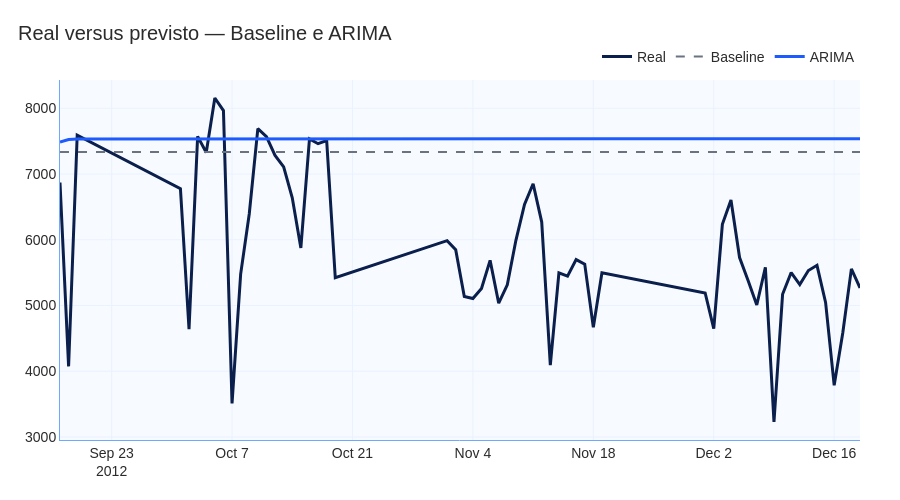

Here is the notebook cell this chart was saved with:
### Markdown cell above
### 05.10 Visualizar real versus previsto

### Code cell
fig = go.Figure()

fig.add_trace(
    go.Scatter(
        x=teste["data_hora"],
        y=teste["demanda"],
        mode="lines",
        name="Real",
        line=dict(color=CORES["azul_escuro"], width=3)
    )
)

fig.add_trace(
    go.Scatter(
        x=teste["data_hora"],
        y=teste["previsao_baseline"],
        mode="lines",
        name="Baseline",
        line=dict(color=CORES["cinza_suave"], width=2, dash="dash")
    )
)

fig.add_trace(
    go.Scatter(
        x=teste["data_hora"],
        y=teste["previsao_arima"],
        mode="lines",
        name="ARIMA",
        line=dict(color=CORES["azul_principal"], width=3)
    )
)

fig = aplicar_layout_padrao(
    fig,
    titulo="Real versus previsto — Baseline e ARIMA",
    altura=500
)

fig.show()
